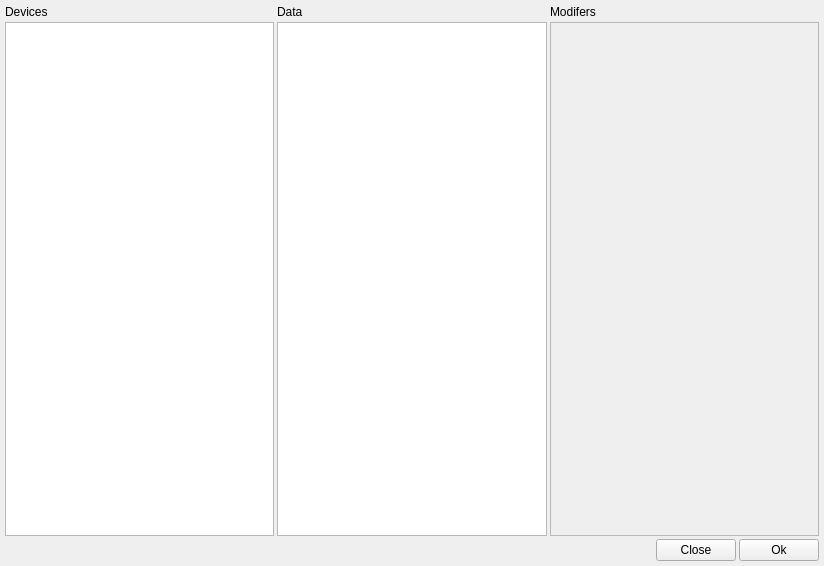
<?xml version="1.0" encoding="UTF-8"?>
<ui version="4.0">
 <class>DeviceManagerWindow</class>
 <widget class="QWidget" name="DeviceManagerWindow">
  <property name="geometry">
   <rect>
    <x>0</x>
    <y>0</y>
    <width>824</width>
    <height>566</height>
   </rect>
  </property>
  <property name="windowTitle">
   <string>Form</string>
  </property>
  <layout class="QVBoxLayout" name="verticalLayout_2" stretch="1,0">
   <property name="spacing">
    <number>3</number>
   </property>
   <property name="leftMargin">
    <number>5</number>
   </property>
   <property name="topMargin">
    <number>5</number>
   </property>
   <property name="rightMargin">
    <number>5</number>
   </property>
   <property name="bottomMargin">
    <number>5</number>
   </property>
   <item>
    <layout class="QGridLayout" name="gridLayout">
     <property name="rightMargin">
      <number>0</number>
     </property>
     <item row="0" column="1">
      <widget class="QLabel" name="label_2">
       <property name="text">
        <string>Data</string>
       </property>
      </widget>
     </item>
     <item row="0" column="2">
      <widget class="QLabel" name="label_4">
       <property name="text">
        <string>Modifers</string>
       </property>
      </widget>
     </item>
     <item row="1" column="2">
      <widget class="QScrollArea" name="ModiferArea">
       <property name="widgetResizable">
        <bool>true</bool>
       </property>
       <widget class="QWidget" name="Modifers">
        <property name="geometry">
         <rect>
          <x>0</x>
          <y>0</y>
          <width>265</width>
          <height>505</height>
         </rect>
        </property>
       </widget>
      </widget>
     </item>
     <item row="0" column="0">
      <widget class="QLabel" name="label">
       <property name="text">
        <string>Devices</string>
       </property>
      </widget>
     </item>
     <item row="1" column="0">
      <widget class="QTreeView" name="DeviceView">
       <property name="editTriggers">
        <set>QAbstractItemView::NoEditTriggers</set>
       </property>
       <attribute name="headerVisible">
        <bool>false</bool>
       </attribute>
      </widget>
     </item>
     <item row="1" column="1">
      <widget class="QTreeView" name="treeView">
       <attribute name="headerVisible">
        <bool>false</bool>
       </attribute>
      </widget>
     </item>
    </layout>
   </item>
   <item>
    <layout class="QHBoxLayout" name="horizontalLayout_3">
     <property name="bottomMargin">
      <number>0</number>
     </property>
     <item>
      <spacer name="horizontalSpacer_2">
       <property name="orientation">
        <enum>Qt::Horizontal</enum>
       </property>
       <property name="sizeHint" stdset="0">
        <size>
         <width>40</width>
         <height>20</height>
        </size>
       </property>
      </spacer>
     </item>
     <item>
      <widget class="QPushButton" name="CloseButton">
       <property name="text">
        <string>Close</string>
       </property>
      </widget>
     </item>
     <item>
      <widget class="QPushButton" name="OkButton">
       <property name="text">
        <string>Ok</string>
       </property>
      </widget>
     </item>
    </layout>
   </item>
  </layout>
 </widget>
 <resources/>
 <connections/>
</ui>
